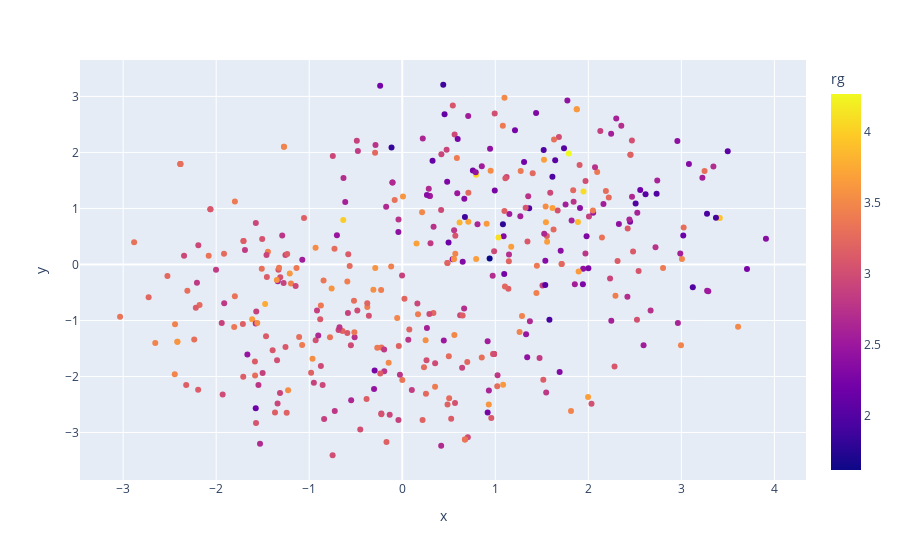

The code cell stored with this chart in its notebook:
### Code cell
vis_PED.dimensionality_reduction_scatter(size=20,color_by='rg', kde_by_ensemble=True, plotly=True);

### Figure 1 — Plotly figure (JSON) as saved in the notebook; plotly's stock layout.template omitted (floating-point values rounded to 4 significant figures; data arrays with more than 128 entries replaced by an {"elided": "..."} marker saying what was removed)
{"data": [{"customdata": {"elided": "400x1 str values"}, "hovertemplate": "x=%{x}<br>y=%{y}<br>index=%{customdata[0]}<br>color=%{marker.color}<extra></extra>", "legendgroup": "", "marker": {"color": {"elided": "400 float values"}, "coloraxis": "coloraxis", "symbol": "circle"}, "mode": "markers", "name": "", "orientation": "v", "showlegend": false, "type": "scatter", "x": {"elided": "400 float values"}, "xaxis": "x", "y": {"elided": "400 float values"}, "yaxis": "y"}], "layout": {"coloraxis": {"colorbar": {"title": {"text": "rg"}}, "colorscale": [[0, "#0d0887"], [0.1111, "#46039f"], [0.2222, "#7201a8"], [0.3333, "#9c179e"], [0.4444, "#bd3786"], [0.5556, "#d8576b"], [0.6667, "#ed7953"], [0.7778, "#fb9f3a"], [0.8889, "#fdca26"], [1, "#f0f921"]]}, "legend": {"tracegroupgap": 0}, "margin": {"t": 60}, "xaxis": {"anchor": "y", "domain": [0, 1], "title": {"text": "x"}}, "yaxis": {"anchor": "x", "domain": [0, 1], "title": {"text": "y"}}}}
